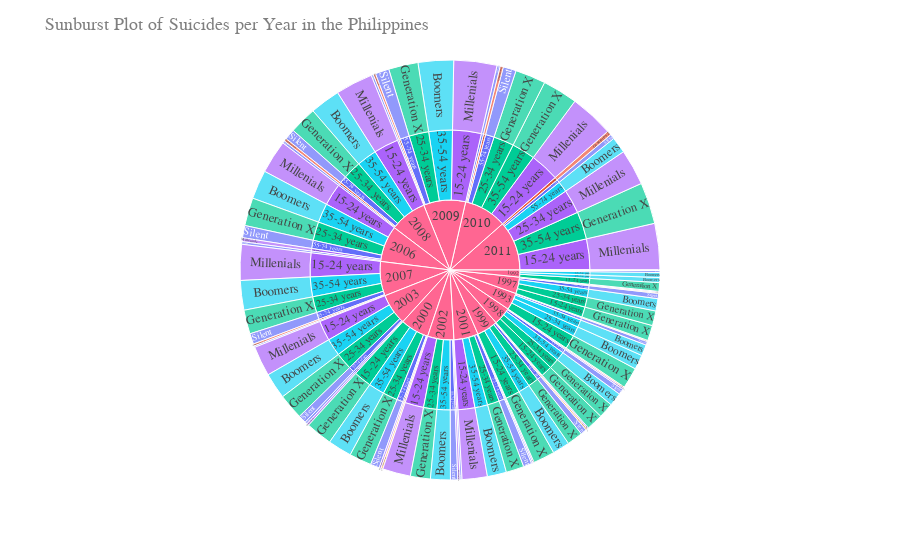

This figure's notebook cell:
### Code cell
fig = px.sunburst(ph_data, path=['year', 'age', 'generation'], values='suicides_no', color='generation')
fig.update_layout(
    title="Sunburst Plot of Suicides per Year in the Philippines",
    font=dict(
        family="Arial",
        size=13,
        color="#7f7f7f"
    )
)
fig.show()

### Figure 1 — Plotly figure (JSON) as saved in the notebook; plotly's stock layout.template omitted (floating-point values rounded to 4 significant figures; data arrays with more than 128 entries replaced by an {"elided": "..."} marker saying what was removed)
{"data": [{"branchvalues": "total", "customdata": {"elided": "195x1 str values"}, "domain": {"x": [0, 1], "y": [0, 1]}, "hovertemplate": "generation=%{customdata[0]}<br>labels=%{label}<br>suicides_no=%{value}<br>parent=%{parent}<br>id=%{id}<extra></extra>", "ids": {"elided": "195 str values"}, "labels": {"elided": "195 str values"}, "marker": {"colors": {"elided": "195 str values"}}, "name": "", "parents": {"elided": "195 str values"}, "type": "sunburst", "values": {"elided": "195 int values"}}], "layout": {"font": {"color": "#7f7f7f", "family": "Arial", "size": 13}, "legend": {"tracegroupgap": 0}, "margin": {"t": 60}, "title": {"text": "Sunburst Plot of Suicides per Year in the Philippines"}}}
